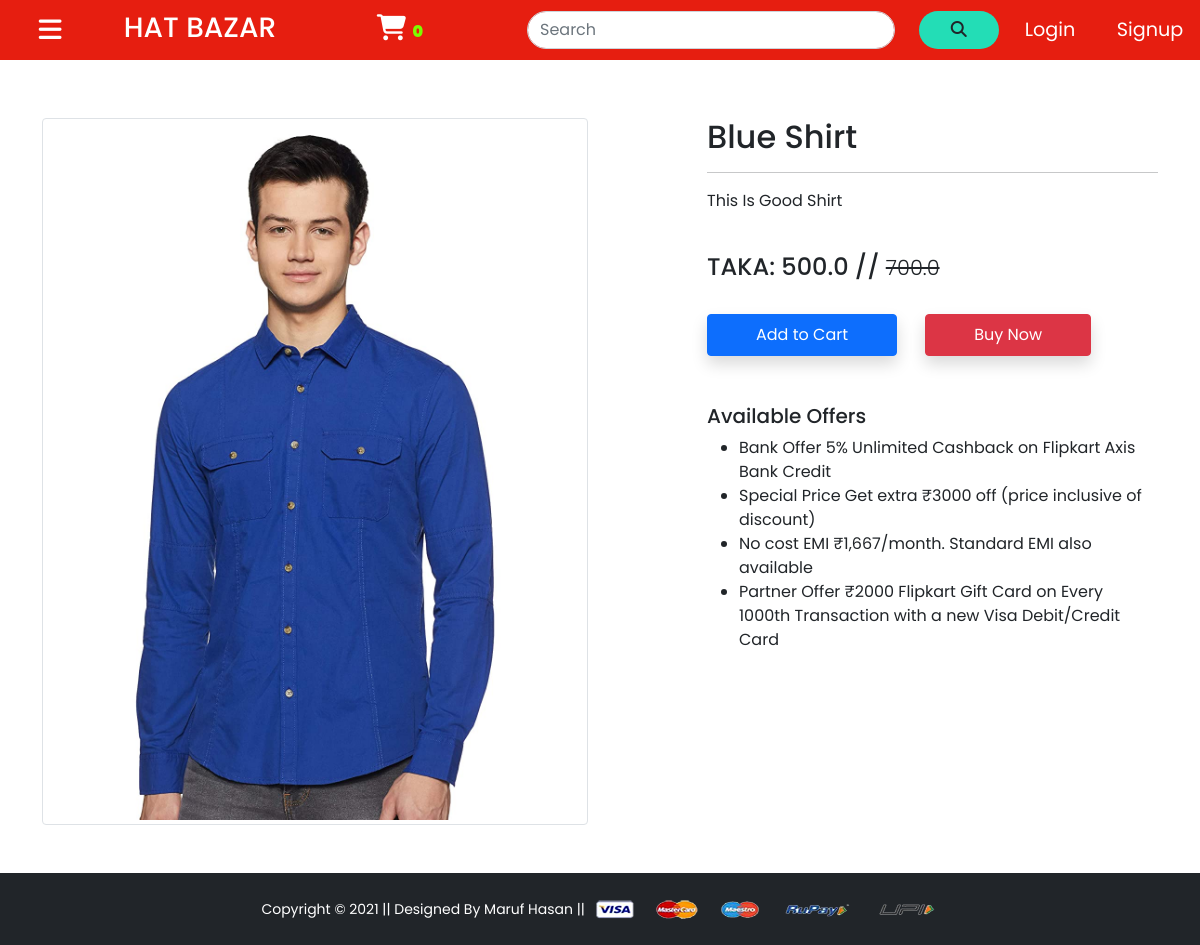
/product-detail/2/, run on the app's committed database.
### shop/models/product_model.py (models this page shows, shortened)
class Product(models.Model):
    catagory=models.ForeignKey(Catagory,on_delete=models.CASCADE)
    title=models.CharField(max_length=50)
    selling_price=models.FloatField()
    discount_price=models.FloatField()
    discription=models.TextField()
    brand=models.CharField(max_length=100)
    product_image=models.ImageField(upload_to='Files/productimg')
    def admin_photo(self):
        return mark_safe('<img src="{}" width="100" />'.format(self.product_image.url))
    admin_photo.short_description="Image"
    admin_photo.allow_tags=True
    def __str__(self):
        return self.title

### shop/views/productdetail.py (the view)
# urls.py: path('product-detail/<int:pk>/',ProductDetailView.as_view(),name='productdetailname'),
class ProductDetailView(View):
    def get(self, request,pk):
        all_prod = Product.objects.get(id=pk)  # get na dela loop chalate hobe
        item_already_in_cart=False
        if request.user.is_authenticated:
            item_already_in_cart = Cart.objects.filter(Q(product=all_prod.id) & Q(user=request.user)).exists()
        print(all_prod)
        return render(request,'shop/productdetail.html',{"dicto":all_prod , 'item_already_in_cart':item_already_in_cart})

### shop/context_processor.py (called while the page is built)
def cat(request):
    totalitem=0
    all_catagory = Catagory.objects.all()
    if request.user.is_authenticated:
     totalitem=len(Cart.objects.filter(user=request.user))
    return {'all_catagory':all_catagory,'totalitem':totalitem}

### shop/templates/shop/productdetail.html (shortened to what this page needs)
{% extends 'shop/base.html' %}
{% load static %}
{% block home %}
<div class="container my-5">
 <div class="row">
  <div class="col-sm-6 text-center align-self-center">
   <img src="{{dicto.product_image.url}}" alt="" class="img-fluid img-thumbnail">
  </div>
  <div class="col-sm-5 offset-sm-1">
   <h2>{{dicto.title}}</h2>
   <hr>
   <p>{{dicto.discription}}</p> <br>
   <h4>TAKA: {{dicto.discount_price}} // <small class="fw-light text-decoration-line-through">   {{dicto.selling_price}}</small></h4> <br>
    {% if not request.user.is_authenticated %}
        <form action="/add-to-cart" class="d-inline">
          <button type="submit"  class="btn btn-primary shadow px-5 py-2" >Add to Cart</button>
      </form>
    {% endif %}
   <a href="{% url 'cartnametwo' %}" class="btn btn-danger shadow px-5 py-2 ms-4">Buy Now</a>
   <h5 class="mt-5">Available Offers</h5>
   <ul>
    <li>Bank Offer 5% Unlimited Cashback on Flipkart Axis Bank Credit</li>
    <li>Special Price Get extra ₹3000 off (price inclusive of discount)</li>
    <li>No cost EMI ₹1,667/month. Standard EMI also available</li>
    <li>Partner Offer ₹2000 Flipkart Gift Card on Every 1000th Transaction with a new Visa Debit/Credit Card</li>
   </ul>
  </div>
 </div>
</div>
{% endblock home %}

### shop/templates/shop/base.html (style rules this page uses)
* { margin: 0; padding: 0; box-sizing: border-box; font-family: 'Poppins', sans-serif; }

### data on the page
Product: product_image (picture), title "Blue Shirt", discription "This Is Good Shirt", discount_price "500.0", selling_price "700.0"

### other printed values
{{ totalitem }} "0"
